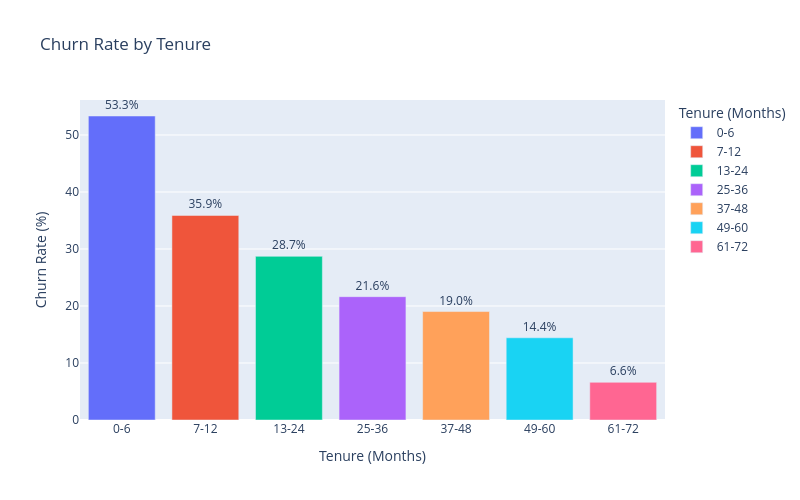

The code cell stored with this chart in its notebook:
### Code cell
#存續時間與流失率的關係
# 建立存續時間區間
bins = [0, 6, 12, 24, 36, 48, 60, 72]

labels = [
    "0-6",
    "7-12",
    "13-24",
    "25-36",
    "37-48",
    "49-60",
    "61-72"
]

df["tenure_group"] = pd.cut(
    df["tenure"],
    bins=bins,
    labels=labels,
    include_lowest=True
)

# 計算流失率
churn_rate = (
    df.groupby("tenure_group", observed=True)["Churn"]
      .apply(lambda x: (x == "Yes").mean() * 100)
      .reset_index(name="Churn_Rate")
)

# 建立圖表
fig = px.bar(
    churn_rate,
    x="tenure_group",
    y="Churn_Rate",
    title="Churn Rate by Tenure",
    labels={
        "tenure_group": "Tenure (Months)",
        "Churn_Rate": "Churn Rate (%)"
    },
    text="Churn_Rate",
    color="tenure_group"
)

# 顯示數值
fig.update_traces(
    texttemplate="%{text:.1f}%",
    textposition="outside"
)

fig.update_layout(
    xaxis_title="Tenure (Months)",
    yaxis_title="Churn Rate (%)",
    width=800,
    height=500
)

fig.show()

### Figure 1 — Plotly figure (JSON) as saved in the notebook; plotly's stock layout.template omitted (floating-point values rounded to 4 significant figures)
{"data": [{"hovertemplate": "Tenure (Months)=%{x}<br>Churn Rate (%)=%{text}<extra></extra>", "legendgroup": "0-6", "marker": {"color": "#636efa", "pattern": {"shape": ""}}, "name": "0-6", "orientation": "v", "showlegend": true, "text": [53.33], "textposition": "outside", "texttemplate": "%{text:.1f}%", "type": "bar", "x": ["0-6"], "xaxis": "x", "y": [53.33], "yaxis": "y"}, {"hovertemplate": "Tenure (Months)=%{x}<br>Churn Rate (%)=%{text}<extra></extra>", "legendgroup": "7-12", "marker": {"color": "#EF553B", "pattern": {"shape": ""}}, "name": "7-12", "orientation": "v", "showlegend": true, "text": [35.89], "textposition": "outside", "texttemplate": "%{text:.1f}%", "type": "bar", "x": ["7-12"], "xaxis": "x", "y": [35.89], "yaxis": "y"}, {"hovertemplate": "Tenure (Months)=%{x}<br>Churn Rate (%)=%{text}<extra></extra>", "legendgroup": "13-24", "marker": {"color": "#00cc96", "pattern": {"shape": ""}}, "name": "13-24", "orientation": "v", "showlegend": true, "text": [28.71], "textposition": "outside", "texttemplate": "%{text:.1f}%", "type": "bar", "x": ["13-24"], "xaxis": "x", "y": [28.71], "yaxis": "y"}, {"hovertemplate": "Tenure (Months)=%{x}<br>Churn Rate (%)=%{text}<extra></extra>", "legendgroup": "25-36", "marker": {"color": "#ab63fa", "pattern": {"shape": ""}}, "name": "25-36", "orientation": "v", "showlegend": true, "text": [21.63], "textposition": "outside", "texttemplate": "%{text:.1f}%", "type": "bar", "x": ["25-36"], "xaxis": "x", "y": [21.63], "yaxis": "y"}, {"hovertemplate": "Tenure (Months)=%{x}<br>Churn Rate (%)=%{text}<extra></extra>", "legendgroup": "37-48", "marker": {"color": "#FFA15A", "pattern": {"shape": ""}}, "name": "37-48", "orientation": "v", "showlegend": true, "text": [19.03], "textposition": "outside", "texttemplate": "%{text:.1f}%", "type": "bar", "x": ["37-48"], "xaxis": "x", "y": [19.03], "yaxis": "y"}, {"hovertemplate": "Tenure (Months)=%{x}<br>Churn Rate (%)=%{text}<extra></extra>", "legendgroup": "49-60", "marker": {"color": "#19d3f3", "pattern": {"shape": ""}}, "name": "49-60", "orientation": "v", "showlegend": true, "text": [14.42], "textposition": "outside", "texttemplate": "%{text:.1f}%", "type": "bar", "x": ["49-60"], "xaxis": "x", "y": [14.42], "yaxis": "y"}, {"hovertemplate": "Tenure (Months)=%{x}<br>Churn Rate (%)=%{text}<extra></extra>", "legendgroup": "61-72", "marker": {"color": "#FF6692", "pattern": {"shape": ""}}, "name": "61-72", "orientation": "v", "showlegend": true, "text": [6.61], "textposition": "outside", "texttemplate": "%{text:.1f}%", "type": "bar", "x": ["61-72"], "xaxis": "x", "y": [6.61], "yaxis": "y"}], "layout": {"barmode": "relative", "height": 500, "legend": {"title": {"text": "Tenure (Months)"}, "tracegroupgap": 0}, "title": {"text": "Churn Rate by Tenure"}, "width": 800, "xaxis": {"anchor": "y", "categoryarray": ["0-6", "7-12", "13-24", "25-36", "37-48", "49-60", "61-72"], "categoryorder": "array", "domain": [0, 1], "title": {"text": "Tenure (Months)"}}, "yaxis": {"anchor": "x", "domain": [0, 1], "title": {"text": "Churn Rate (%)"}}}}
